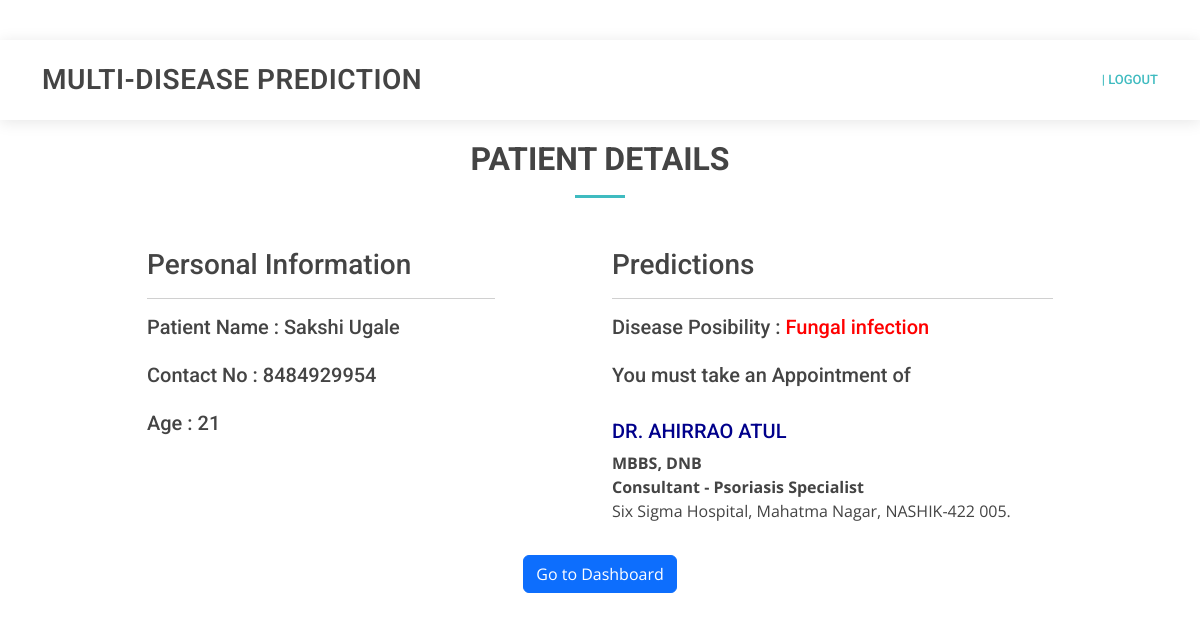
/result_non_mri (signed in), run on the app's committed database.
### app/models.py (models this page shows, shortened)
class Patient_data(models.Model):
    MY_CHOICES = (
        ('default' , 'Select Symptom'),
        ('0' , 'Itching'),
        ('1' , 'Skin Rash'),
        ('2' , 'Nodal Skin Eruptions'),
        ('3' , 'Continuous Sneezing'),
        ('4' , 'Shivering'),
        ('5' , 'Chills'),
        ('6' , 'Joint Pain'),
        ('7' , 'Stomach Pain'),
        ('8' , 'Acidity'),
        ('9' , 'Ulcers on Tongue'),
        ('10' , 'Muscle_ Wsting'),
        ('11' , 'Vomiting'),
        ('12' , 'Burning Micturition'),
        ('13' , 'Spotting Urination'),
        ('14' , 'Fatigue'),
        ('15' , 'Weight Gain'),
        ('16' , 'Anxiety'),
        ('17' , 'Cold Hands and Feets'),
        ('18' , 'Mood Swings'),
        ('19' , 'Weight Loss'),
        ('20' , 'Restlessness'),
        ('21' , 'Lethargy'),
        ('22' , 'Patches in Throat'),
        ('23' , 'Irregular Sugar Level'),
        ('24' , 'Cough'),
        ('25' , 'High Fever'),
        ('26' , 'Sunken Eyes'),
        ('27' , 'Breathlessness'),
        ('28' , 'Sweating'),
        ('29' , 'Dehydration'),
        ('30' , 'Indigestion'),
        ('31' , 'Headache'),
        ('32' , 'Yellowish Skin'),
        ('33' , 'Dark Urine'),
        ('34' , 'Nausea'),
        ('35' , 'Loss of Appetite'),
        ('36' , 'Pain behind the Eyes'),
        ('37' , 'Back Pain'),
        ('38' , 'Constipation'),
        ('39' , 'Abdominal Pain'),
        ('40' , 'Diarrhoea'),
        ('41' , 'Mild Fever'),
        ('42' , 'Yellow Urine'),
        ('43' , 'Yellowing of eyes'),
        ('44' , 'Acute Liver Failure'),
        ('45' , 'Fluid Overload'),
        ('46' , 'Swelling of Stomach'),
        ('47' , 'Swelled Lymph Nodes'),
        ('48' , 'Blurred and Distorted Vision'),
        ('49' , 'Phlegm'),
        ('50' , 'Throat Irritation'),
        ('51' , 'Redness of eyes'),
        ('52' , 'Sinus pressure'),
        ('53' , 'Runny Nose'),
        ('54' , 'Congestion'),
        ('55' , 'Chest pain'),
        ('56' , 'Weakness in limbs'),
        ('57' , 'Fast Heart Rate'),
        ('58' , 'Pain during bowel Movements'),
        ('59' , 'Pain in anal region'),
        ('60' , 'Bloody Stool'),
        ('61' , 'Irritation in Anus'),
        ('62' , 'Neck pain'),
        ('63' , 'Dizziness'),
        ('64' , 'Bruising'),
        ('65' , 'Obesity'),
        ('66' , 'Swollen legs'),
        ('67' , 'Swollen Blood Vessels'),
        ('68' , 'Puffy face and eyes'),
        ('69' , 'Enlarged Thyroid'),
        ('70' , 'Brittle Nails'),
        ('71' , 'Swollen Extremeties'),
        ('72' , 'excessive hunger'),
        ('73' , 'extra marital contacts'),
        ('74' , 'drying and tingling lips'),
        ('75' , 'slurred speech'),
        ('76' , 'knee pain'),
        ('77' , 'hip joint pain'),
        ('78' , 'muscle weakness'),
        ('79' , 'stiff neck'),
        ('80' , 'swelling joints'),
        ('81' , 'movement stiffness'),
        ('82' , 'spinning movements'),
        ('83' , 'loss of balance'),
        ('84' , 'unsteadiness'),
        ('85' , 'weakness of one body side'),
        ('86' , 'loss of smell'),
        ('87' , 'bladder discomfort'),
        ('88' , 'foul smell of'),
        ('89' , 'continuous feel of urine'),
        ('90' , 'passage of gases'),
        ('91' , 'internal itching'),
        ('92' , 'toxic look (typhos)'),
        ('93' , 'depression'),
        ('94' , 'irritability'),
        ('95' , 'muscle pain'),
        ('96' , 'altered sensorium'),
        ('97' , 'red spots over body'),
        ('98' , 'belly pain'),
        ('99' , 'abnormal menstruation'),
        ('100' , 'dischromic'),
        ('101' , 'watering from eyes'),
        ('102' , 'increased appetite'),
        ('103' , 'polyuria'),
        ('104' , 'family history'),
        ('105' , 'mucoid sputum'),
        ('106' , 'rusty sputum'),
        ('107' , 'lack of concentration'),
        ('108' , 'visual disturbances'),
        ('109' , 'receiving blood transfusion'),
        ('110' , 'receiving unsterile injections'),
        ('111' , 'coma'),
        ('112' , 'stomach bleeding'),
        ('113' , 'distention of abdomen'),
        ('114' , 'history of alcohol consumption'),
        ('115' , 'fluid overload'),
        ('116' , 'blood in sputum'),
        ('117' , 'prominent veins on calf'),
        ('118' , 'palpitations'),
        ('119' , 'painful walking'),
        ('120' , 'pus filled pimples'),
        ('121' , 'blackheads'),
        ('122' , 'scurring'),
        ('123' , 'skin peeling'),
        ('124' , 'silver like dusting'),
        ('125' , 'small dents in nails'),
        ('126' , 'inflammatory nails'),
        ('127' , 'blister'),
        ('128' , 'red sore around nose'),
        ('129' , 'yellow crust ooze'),
    )
    patient_first_name = models.CharField(max_length=50)
    patient_last_name = models.CharField(max_length=50)
    patient_contact = models.PositiveIntegerField()
    patient_age = models.PositiveIntegerField()
    patient_sym1 = models.CharField(max_length=50, choices=MY_CHOICES)
    patient_sym2 = models.CharField(max_length=50, choices=MY_CHOICES)
    patient_sym3 = models.CharField(max_length=50, choices=MY_CHOICES)
    patient_sym4 = models.CharField(max_length=50, choices=MY_CHOICES)
    patient_sym5 = models.CharField(max_length=50, choices=MY_CHOICES)
    patient_sym6 = models.CharField(max_length=50, choices=MY_CHOICES)
    patient_sym7 = models.CharField(max_length=50, choices=MY_CHOICES)
    patient_sym8 = models.CharField(max_length=50, choices=MY_CHOICES)
    patient_sym9 = models.CharField(max_length=50, choices=MY_CHOICES)
    patient_sym10 = models.CharField(max_length=50, choices=MY_CHOICES)
    prediction = models.CharField(max_length=50)
    doctor = models.CharField(max_length=500)
    date = models.DateField()

class doctors_data(models.Model):
    doctor_name = models.CharField(max_length=50)
    education = models.CharField(max_length=200)
    consultant = models.CharField(max_length=200)
    disease = models.CharField(max_length=50)
    hospital_name = models.CharField(max_length=500)

### app/views.py (the view)
# urls.py: path("result_non_mri", views.result_non_mri, name= "result_non_mri"),
@login_required(login_url="log_in")
@cache_control(no_cache = True, must_revalidate = True, no_store = True)
def result_non_mri(request):
    doctor_data = doctors_data.objects.all()
    patient_data = Patient_data.objects.last()
    context = {
        'fname': request.user.first_name,
        'patient_data' : patient_data,
        'doctor_data' : doctor_data,
    }
    return render(request, "result_non_mri.html", context)

### templates/result_non_mri.html (shortened to what this page needs)
{% extends 'base.html' %}
{% block body %}
{% if user.is_authenticated %}
<main id="main">
    <section id="register" class="contact">
        <div class="container">
            <div class="section-title">
                <h2>Patient Details</h2>
            </div>
        </div>
        <div class="container">
            <div class="row justify-content-center">
                    <div class="row justify-content-center m-auto">
                        <div class="col-lg-4">
                            <h3>Personal Information</h3>
                            <hr>
                            <div class="form-group mt-3">
                                <label class="form-group">
                                    <h5>Patient Name : {{patient_data.patient_first_name}} {{patient_data.patient_last_name}} </h5>
                                </label>
                            </div>
                            <div class="form-group mt-3">
                                <label class="form-group" >
                                    <h5>Contact No : {{patient_data.patient_contact}}</h5>
                                </label>
                            </div>
                            <div class="form-group mt-3">
                                <label class="form-group" >
                                    <h5>Age : {{patient_data.patient_age}}</h5>
                                </label>
                            </div>
                        </div>
                        <div class="col-lg-1"></div>
                        <div class="col-lg-5">
                            <h3>Predictions</h3>
                            <hr>
                            <div class="form-group mt-3">
                                <label class="form-group" >
                                    <h5>Disease Posibility : <span style="color: red;">{{patient_data.prediction}}</span> </h5>
                                </label>
                            </div>
                            {% for doctor in doctor_data %}
                                {% if patient_data.doctor == doctor.doctor_name %}
                                <div class="form-group mt-3">
                                    <label class="form-group">
                                        <h5>You must take an Appointment of </h5> <br>
                                        <h5 style="color: darkblue;">{{patient_data.doctor}}</h5>
                                        <p> <b> {{doctor.education}} </b><br>
                                            <b>Consultant - {{doctor.consultant}} </b> <br>
                                            {{doctor.hospital_name}}
                                        </p>
                                    </label>
                                </div>
                                {% endif %}
                            {% endfor %}
                        </div>
                        <div class="text-center mt-3">
                            <a class="btn btn-primary" type="button" href="dashboard">Go to Dashboard</a>
                        </div>
                    </div>
            </div>
        </div>
    </section>
</main>
{% endif %}
{% endblock body %}

### static/css/style.css (style rules this page uses)
body { font-family: "Open Sans", sans-serif; color: #444444; }
a { color: #3fbbc0; text-decoration: none; }
h1, h2, h3, h4, h5, h6 { font-family: "Roboto", sans-serif; }
section { padding: 60px 0; overflow: hidden; }
.section-title { text-align: center; padding-bottom: 30px; padding-top: 80px; }
.section-title h2 { font-size: 32px; font-weight: bold; text-transform: uppercase; margin-bottom: 20px; padding-bottom: 20px; position: relative; }
.section-title h2::after { content: ""; position: absolute; display: block; width: 50px; height: 3px; background: #3fbbc0; bottom: 0; left: calc(50% - 25px); }

### data on the page
Patient_data: patient_first_name "Sakshi", patient_last_name "Ugale", patient_contact "8484929954", patient_age "21", prediction "Fungal infection", doctor "DR. AHIRRAO ATUL"
doctors_data: education "MBBS, DNB", consultant "Psoriasis Specialist", hospital_name "Six Sigma Hospital, Mahatma Nagar, NASHIK-422 005."
